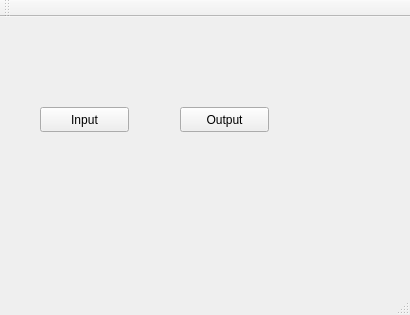
<?xml version="1.0" encoding="UTF-8"?>
<ui version="4.0">
 <class>MainWindow</class>
 <widget class="QMainWindow" name="MainWindow">
  <property name="geometry">
   <rect>
    <x>0</x>
    <y>0</y>
    <width>410</width>
    <height>315</height>
   </rect>
  </property>
  <property name="windowTitle">
   <string>MainWindow</string>
  </property>
  <widget class="QWidget" name="centralWidget">
   <widget class="QPushButton" name="pushButton">
    <property name="geometry">
     <rect>
      <x>40</x>
      <y>90</y>
      <width>89</width>
      <height>25</height>
     </rect>
    </property>
    <property name="text">
     <string>Input</string>
    </property>
   </widget>
   <widget class="QPushButton" name="pushButton_2">
    <property name="geometry">
     <rect>
      <x>180</x>
      <y>90</y>
      <width>89</width>
      <height>25</height>
     </rect>
    </property>
    <property name="text">
     <string>Output</string>
    </property>
   </widget>
  </widget>
  <widget class="QMenuBar" name="menuBar">
   <property name="geometry">
    <rect>
     <x>0</x>
     <y>0</y>
     <width>410</width>
     <height>22</height>
    </rect>
   </property>
  </widget>
  <widget class="QToolBar" name="mainToolBar">
   <attribute name="toolBarArea">
    <enum>TopToolBarArea</enum>
   </attribute>
   <attribute name="toolBarBreak">
    <bool>false</bool>
   </attribute>
  </widget>
  <widget class="QStatusBar" name="statusBar"/>
 </widget>
 <layoutdefault spacing="6" margin="11"/>
 <resources/>
 <connections/>
</ui>
